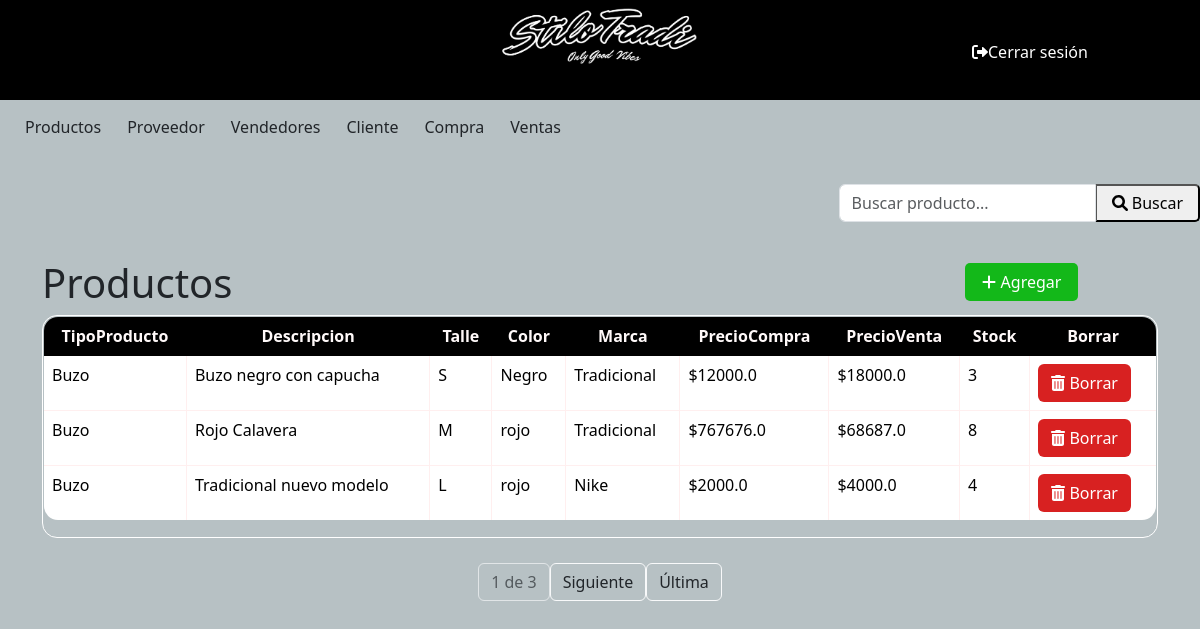
The app's page /producto/ProductoLista/ with its own data.
### miAplicacion/models.py (models this page shows, shortened)
class Producto(models.Model):
    TipoProducto = models.CharField (max_length=50)
    Descripcion = models.CharField (max_length=50)
    Talle = models.CharField (max_length=50, choices=[('S', 'S' ),('M','M'),('L','L'),('XL','XL'),('XXL','XXL')])
    Color = models.CharField (max_length=50)
    Marca = models.CharField (max_length=50)
    PrecioCompra = models.FloatField ()
    PrecioVenta = models.FloatField ()
    Stock = models.IntegerField ()
    class Meta:
        ordering = ['TipoProducto', 'Descripcion']

### miAplicacion/views.py (the view)
# urls.py: path('producto/ProductoLista/', views.ProductoLista.as_view(), name='productoLista'),
class ProductoLista(ListView):
    model = Producto
    template_name = 'producto.html'
    context_object_name = 'productos'
    paginate_by =  3 # Cantidad de elementos por página
    def get_queryset(self):
        query = self.request.GET.get('q', '')
        if not query:
            productos = Producto.objects.all()
        else:
            productos = Producto.objects.filter(TipoProducto__icontains = query)
        return productos

### miProyecto/templates/producto.html (shortened to what this page needs)
{% include 'base.html' %}
{% block content %}
{% load bootstrap5 %}
{% load static %}
<!DOCTYPE html>
<div class="d-flex justify-content-end align-items-end mb-3">
    <form method="GET" action="{% url 'productoLista' %}">
        <div class="input-group">
            <input type="text" class="form-control inputApagado" name="q" value="{{ query }}" placeholder="Buscar producto...">
            <button class="btn-buscar btn-primary  type="submit> <i class="fas fa-search"></i> Buscar</button>
        </div>
    </form>
</div>
<head>
    {% bootstrap_css %}
</head>
<body>
    <div class="container">
        <div class="d-flex" >
            <a class="btn-agregar"   href="{% url 'productoNuevo' %}"> <i class="fas fa-plus"></i> Agregar</a></td>
        </div>
            <h1>Productos</h1>
            <div class="table-responsive  ">
                <table class="table rounded-table ">
                    <thead>
                        <tr>
                            <tr>
                                <th>TipoProducto</th>
                                <th scope="col" class="d-none d-md-table-cell">Descripcion</th>
                                <th scope="col" class="d-none d-md-table-cell">Talle</th>
                                <th  scope="col" class="d-none d-md-table-cell">Color</th>
                                <th>Marca</th>
                                <th scope="col" class="d-none d-md-table-cell">PrecioCompra</th>
                                <th>PrecioVenta</th>
                                <th scope="col" class="d-none d-md-table-cell" >Stock</th>
                                <th>Borrar</th>
                            </tr>
                        </tr>
                    </thead>
                    <tbody>
                        {% for producto in productos %}
                        <tr style ="cursor: pointer;" onclick="window.location.href='/producto/ProductoModif/{{producto.id}}'">
                            <td>{{ producto.TipoProducto}}</a></td>
                            <td class="d-none d-md-table-cell" >{{ producto.Descripcion}}</td>
                            <td class="d-none d-md-table-cell" >{{ producto.Talle}}</td>
                            <td  class="d-none d-md-table-cell">{{ producto.Color}}</td>
                            <td>{{ producto.Marca}}</td>
                            <td class="d-none d-md-table-cell" >${{ producto.PrecioCompra}}</td>
                            <td>${{ producto.PrecioVenta}}</td>
                            <td class="d-none d-md-table-cell">{{ producto.Stock}}</td>
                            <td><a class="btn custom-btn2" href="/producto/ProductoBorrar/{{producto.id}}"> <i class="fas fa-trash-alt"></i> Borrar</a></td> </td>
                        {% endfor %}
                    </tbody>
                </table>
            </div>
    </div>
    <div class="pagination justify-content-center mt-3">
        <span class="current-page btn btn-outline-light disabled text-dark mb-3">
            {{ page_obj.number }} de {{ page_obj.paginator.num_pages }}
        </span>
        {% if page_obj.has_next %}
            <a class="btn btn-outline-light text-dark mb-3" href="?page={{ page_obj.next_page_number }}">
                Siguiente
            </a>
            <a class="btn btn-outline-light text-dark mb-3" href="?page={{ page_obj.paginator.num_pages }}">
                Última
            </a>
        {% endif %}
    </div>
</body>
</html>
{% endblock content %}

### miProyecto/static/estilos.css (style rules this page uses)
.form-control { width: 100%; margin: 5px 0; padding: 10px; border: 1px solid #ccc; border-radius: 5px; }
input, select, textarea { width: 100%; margin: 5px 0; padding: 10px; border: 1px solid #ccc; border-radius: 5px; }
.btn.custom-btn2 { background-color: rgb(216, 33, 33); color:#ffffff; }
.btn-agregar { background-color: #13b819; border: none; color: white; padding: 7px 17px; text-align: center; text-decoration: none; display: inline-block; font-size: 16px; margin: 4px 80px; cursor: pointer; border-radius: 5px; margin-left: 81%; position: absolute; }
.btn-buscar { border-radius: 5px; padding: 5px 15px; height: 38px; margin-top: 5px; }
.table-responsive { overflow: hidden; border-collapse: separate; border: 1px solid #ffffff; border-radius: 15px; }
.rounded-table { border-radius: 15px; overflow: hidden; }
.table thead th { border: 1px solid #000000; padding: 8px; text-align: center; background-color: #000000; color: #fff9f9; vertical-align: bottom; }
.table tbody td { border: 1px solid #ffefef; padding: 8px; }
.table { width: 100%; border-collapse: collapse; border: 1px solid #dee2e6; border-radius: 15px; }
.container { position: relative; margin-bottom: 25px; }

### miProyecto/templates/base.html (style rules this page uses)
body { background-color: rgb(183, 193, 196); }

### miProyecto/templates/producto.html (style rules this page uses)
body { background-color: rgb(183, 193, 196); }

### records on screen
Producto: TipoProducto "Buzo", Descripcion "Buzo negro con capucha", Talle "S", Color "Negro", Marca "Tradicional", PrecioCompra "12000.0", PrecioVenta "18000.0", Stock "3"
Producto: TipoProducto "Buzo", Descripcion "Rojo Calavera", Talle "M", Color "rojo", Marca "Tradicional", PrecioCompra "767676.0", PrecioVenta "68687.0", Stock "8"
Producto: TipoProducto "Buzo", Descripcion "Tradicional nuevo modelo", Talle "L", Color "rojo", Marca "Nike", PrecioCompra "2000.0", PrecioVenta "4000.0", Stock "4"

### other values on screen
{{ page_obj.number }} "1"
{{ page_obj.paginator.num_pages }} "3"
